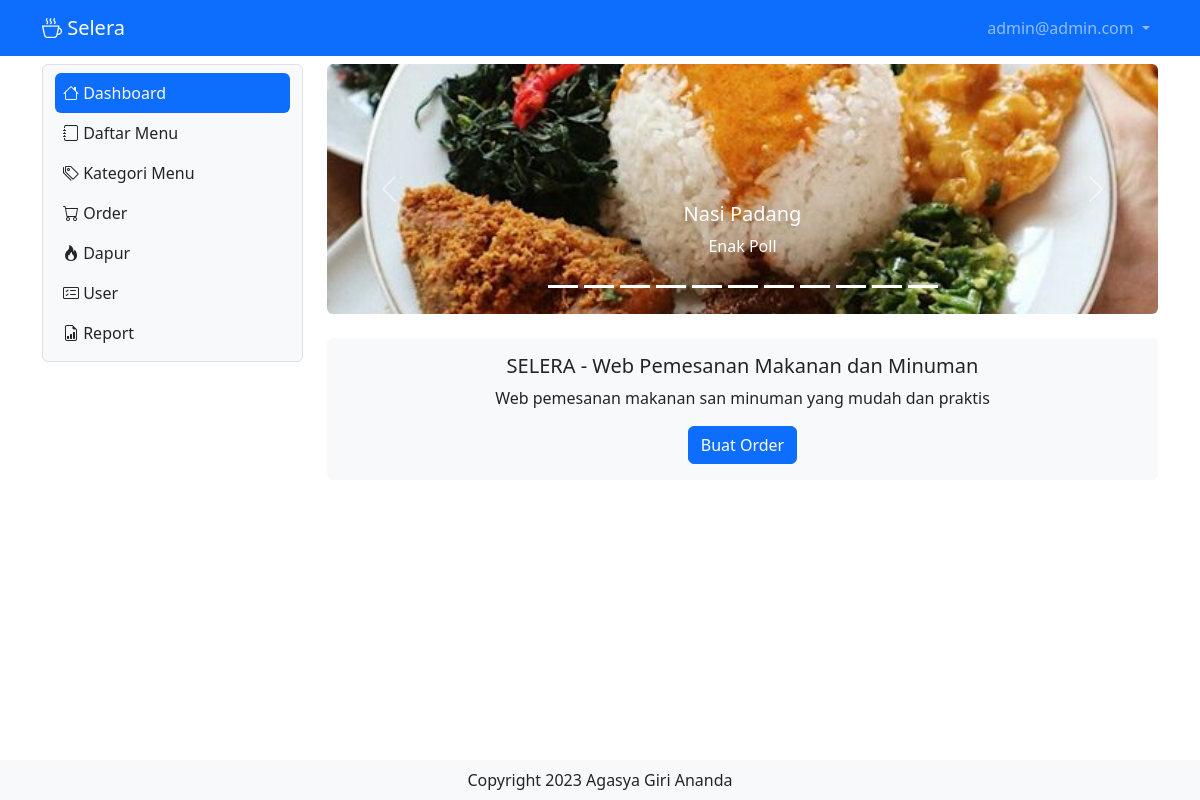
The app's page /home (signed in) with its own data.
### tables this page shows
CREATE TABLE `tb_user` (
  `id` int(11) NOT NULL,
  `nama` varchar(255) NOT NULL,
  `username` varchar(255) NOT NULL,
  `password` varchar(255) NOT NULL,
  `level` int(10) NOT NULL,
  `nohp` varchar(15) NOT NULL,
  `alamat` varchar(300) NOT NULL
);

CREATE TABLE `tb_daftar_menu` (
  `id` int(11) NOT NULL,
  `foto` varchar(255) NOT NULL,
  `nama_menu` varchar(255) NOT NULL,
  `keterangan` varchar(255) NOT NULL,
  `kategori` int(50) NOT NULL,
  `harga` varchar(100) NOT NULL,
  `stok` varchar(50) NOT NULL
);

### home.php (the view, shortened to what this page needs)
<?php
include "proses/connect.php";
$query = mysqli_query($conn, "SELECT * FROM tb_daftar_menu");
while ($row = mysqli_fetch_array($query)) {
    $result[] = $row;
}
?>
<div class="col-lg-9 mt-2">
    <div id="carouselExampleCaptions" class="carousel slide" data-bs-ride="carousel">
        <div class="carousel-indicators">
            <?php
            $slide = 0;
            $firstSlideButton = true;
            foreach ($result as $dataTombol) {
                ($firstSlideButton) ? $aktif = "active" : "";
                $firstSlideButton = false;
                ?>
                <button type="button" data-bs-target="#carouselExampleCaptions" data-bs-slide-to="<?php echo $slide ?>"
                    class="<?php echo $aktif ?>" aria-current="true" aria-label="Slide <?php echo $slide+1 ?>"></button>
                <?php
                $slide++;
            } ?>
        </div>
        <div class="carousel-inner rounded">
            <?php
            $firstSlide = true;
            foreach ($result as $data) {
                ($firstSlide) ? $aktif = "active" : $aktif = "";
                $firstSlide = false;
                ?>
                <div class="carousel-item <?php echo $aktif ?>">
                    <img src="assets/img/<?php echo $data['foto'] ?>" class="img-fluid"
                        style="height: 250px; width: 1000px; object-fit:cover;" alt="...">
                    <div class="carousel-caption d-none d-md-block">
                        <h5>
                            <?php echo $data['nama_menu'] ?>
                        </h5>
                        <p>
                            <?php echo $data['keterangan'] ?>
                        </p>
                    </div>
                </div>
            <?php } ?>
        </div>
        <button class="carousel-control-prev" type="button" data-bs-target="#carouselExampleCaptions"
            data-bs-slide="prev">
            <span class="carousel-control-prev-icon" aria-hidden="true"></span>
        </button>
        <button class="carousel-control-next" type="button" data-bs-target="#carouselExampleCaptions"
            data-bs-slide="next">
            <span class="carousel-control-next-icon" aria-hidden="true"></span>
        </button>
    </div>
    <div class="card mt-4 border-0 bg-light">
        <div class="card-body text-center">
            <h5 class="card-title">SELERA - Web Pemesanan Makanan dan Minuman</h5>
            <p class="card-text">Web pemesanan makanan san minuman yang mudah dan praktis</p>
            <a href="order" class="btn btn-primary">Buat Order</a>
        </div>
    </div>
</div>
</div>

### header.php (shortened to what this page needs)
<?php
include "proses/connect.php";
$query = mysqli_query($conn, "SELECT * FROM tb_user WHERE username = '$_SESSION[username_selera]'");
?>
<nav class="navbar navbar-expand navbar-dark bg-primary sticky-top">
    <div class="container-lg">
        <a class="navbar-brand" href="."><i class="bi bi-cup-hot"></i> Selera</a>
        <div class="collapse navbar-collapse justify-content-end" id="navbarNavDropdown">
            <ul class="navbar-nav">
                <li class="nav-item dropdown">
                    <a class="nav-link dropdown-toggle" href="#" role="button" data-bs-toggle="dropdown"
                        aria-expanded="false">
                        <?php echo $hasil['username']; ?>
                    </a>
                </li>
            </ul>
        </div>
    </div>
</nav>

### records on screen
tb_user: username "admin@admin.com"
tb_daftar_menu: foto (picture), nama_menu "Nasi Padang", keterangan "Enak Poll"
